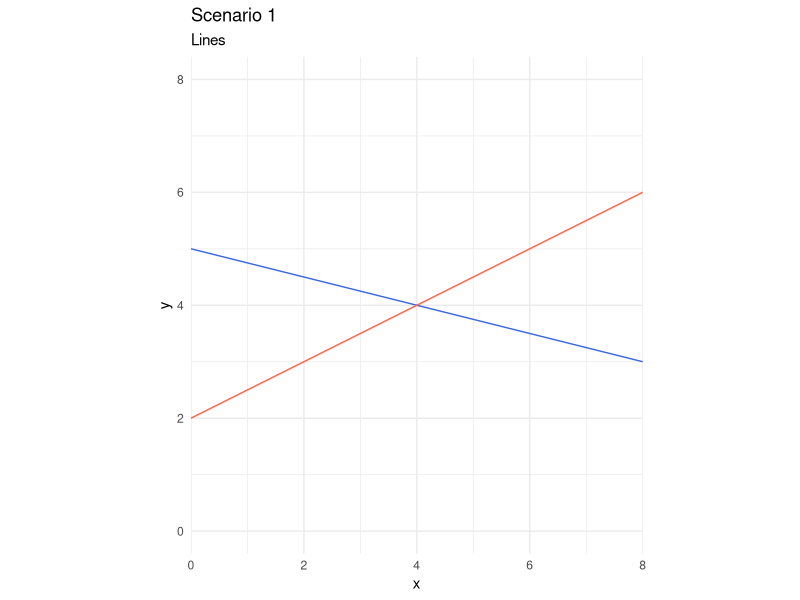
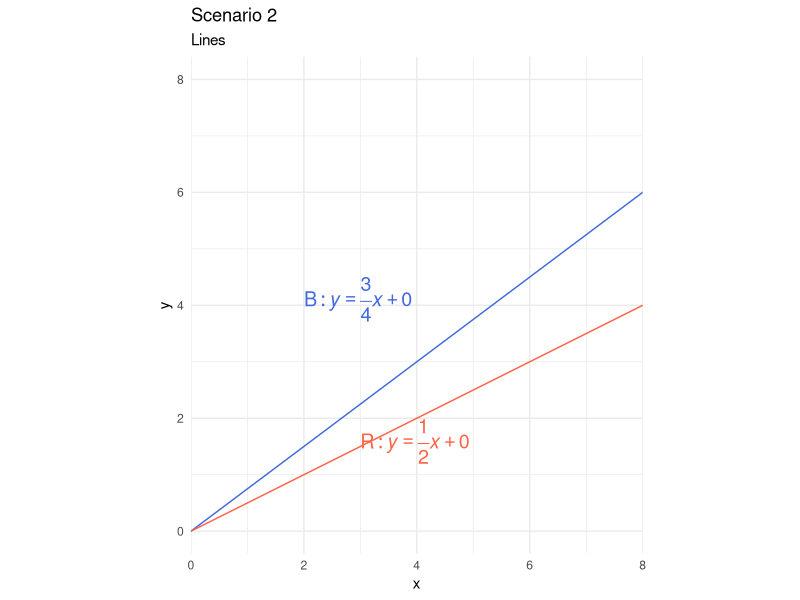
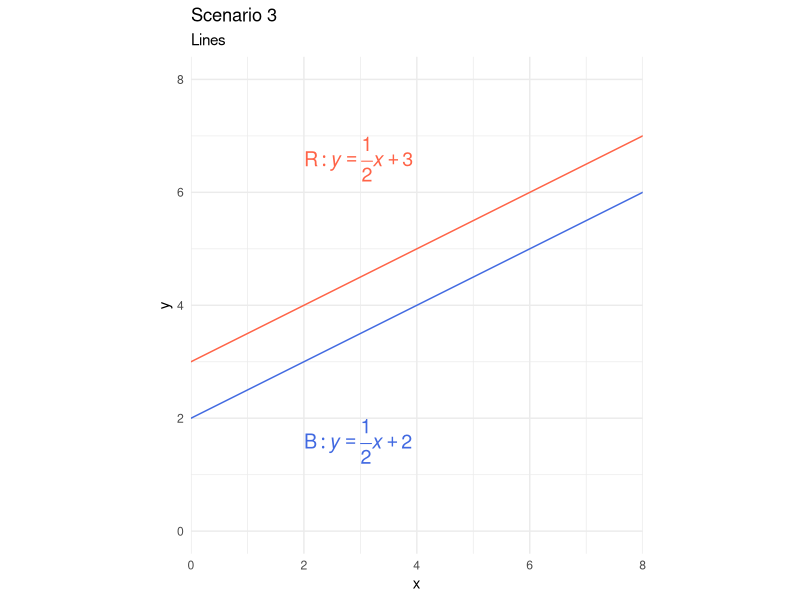
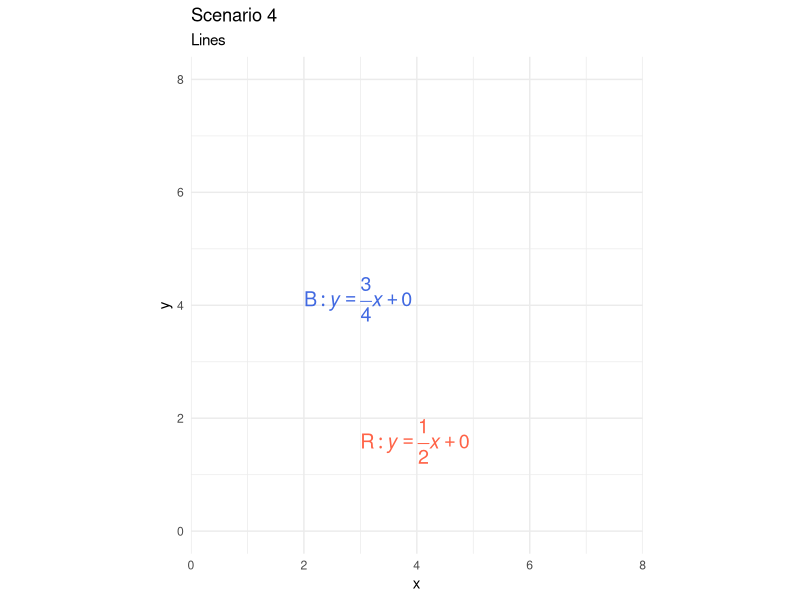
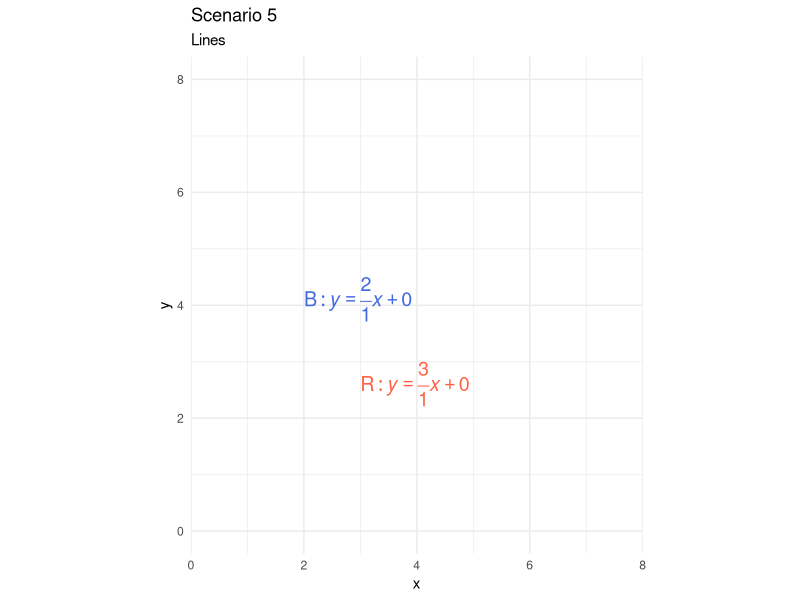

The R script that drew these images, in order:
## ---- chunk 1
#| echo: false
library(ggplot2)
d       <- tibble::tibble(x = 1:8, y = (1:8)/8)
color_a <- "royalblue"
color_b <- "tomato"
## ---- chunk 2
#| echo: false
ggplot(d, aes(x = x, y = y)) +
  geom_line(color = "transparent") +
  geom_abline(slope = -.25, intercept = 5, color = color_a) +
  geom_abline(slope = .50, intercept = 2, color = color_b) +
  # annotate(
  #   "text", 
  #   label="B: italic(y) == over(3, 4)*italic(x) + 0", 
  #   x = 2, y = 4.5, 
  #   parse=T, size=5, hjust=0, vjust=1, color=color_a
  # ) +
  # annotate(
  #   "text", 
  #   label="R: italic(y) == over(1, 2)*italic(x) + 0", 
  #   x = 6, y = 3, 
  #   parse=T, size=5, hjust=0, vjust=1, color=color_b
  # ) +
  scale_x_continuous(expand = expansion(add = 0)) +
  coord_fixed(xlim = c(0, 8), ylim = c(0, 8)) +
  theme_minimal() +
  labs(
    title    = "Scenario 1", 
    subtitle = "Lines", 
    y        = "y"
  )
## ---- chunk 3
#| echo: false
ggplot(d, aes(x = x, y = y)) +
  # geom_line() +
  geom_abline(slope = .75, intercept = 0, color = color_a) +
  geom_abline(slope = .50, intercept = 0, color = color_b) +
  annotate(
    "text", 
    label="B: italic(y) == over(3, 4)*italic(x) + 0", 
    x = 2, y = 4.5, 
    parse=T, size=5, hjust=0, vjust=1, color=color_a
  ) +
  annotate(
    "text", 
    label="R: italic(y) == over(1, 2)*italic(x) + 0", 
    x = 3, y = 2, 
    parse=T, size=5, hjust=0, vjust=1, color=color_b
  ) +
  scale_x_continuous(expand = expansion(add = 0)) +
  coord_fixed(xlim = c(0, 8), ylim = c(0, 8)) +
  theme_minimal() +
  labs(
    title    = "Scenario 2", 
    subtitle = "Lines", 
    y        = "y"
  )
## ---- chunk 4
#| echo: false
ggplot(d, aes(x = x, y = y)) +
  # geom_line() +
  geom_abline(slope = .50, intercept = 2, color = color_a) +
  geom_abline(slope = .50, intercept = 3, color = color_b) +
  annotate(
    "text", 
    label="B: italic(y) == over(1, 2)*italic(x) + 2", 
    x = 2, y = 2, 
    parse=T, size=5, hjust=0, vjust=1, color=color_a
  ) +
  annotate(
    "text", 
    label="R: italic(y) == over(1, 2)*italic(x) + 3", 
    x = 2, y = 7, 
    parse=T, size=5, hjust=0, vjust=1, color=color_b
  ) +
  scale_x_continuous(expand = expansion(add = 0)) +
  coord_fixed(xlim = c(0, 8), ylim = c(0, 8)) +
  theme_minimal() +
  labs(
    title    = "Scenario 3", 
    subtitle = "Lines", 
    y        = "y"
  )
## ---- chunk 5
#| echo: false
ggplot(d, aes(x = x, y = y)) +
  # geom_line() +
  # geom_abline(slope = .50, intercept = 2, color = color_a) +
  # geom_abline(slope = .50, intercept = 3, color = color_b) +
  annotate(
    "text", 
    label="B: italic(y) == over(3, 4)*italic(x) + 0", 
    x = 2, y = 4.5, 
    parse=T, size=5, hjust=0, vjust=1, color=color_a
  ) +
  annotate(
    "text", 
    label="R: italic(y) == over(1, 2)*italic(x) + 0", 
    x = 3, y = 2, 
    parse=T, size=5, hjust=0, vjust=1, color=color_b
  ) +
  scale_x_continuous(expand = expansion(add = 0)) +
  coord_fixed(xlim = c(0, 8), ylim = c(0, 8)) +
  theme_minimal() +
  labs(
    title    = "Scenario 4", 
    subtitle = "Lines", 
    y        = "y"
  )
## ---- chunk 6
#| echo: false
ggplot(d, aes(x = x, y = y)) +
  # geom_line() +
  # geom_abline(slope = .50, intercept = 2, color = color_a) +
  # geom_abline(slope = .50, intercept = 3, color = color_b) +
  annotate(
    "text", 
    label="B: italic(y) == over(2, 1)*italic(x) + 0", 
    x = 2, y = 4.5, 
    parse=T, size=5, hjust=0, vjust=1, color=color_a
  ) +
  annotate(
    "text", 
    label="R: italic(y) == over(3, 1)*italic(x) + 0", 
    x = 3, y = 3, 
    parse=T, size=5, hjust=0, vjust=1, color=color_b
  ) +
  scale_x_continuous(expand = expansion(add = 0)) +
  coord_fixed(xlim = c(0, 8), ylim = c(0, 8)) +
  theme_minimal() +
  labs(
    title    = "Scenario 5", 
    subtitle = "Lines", 
    y        = "y"
  )
